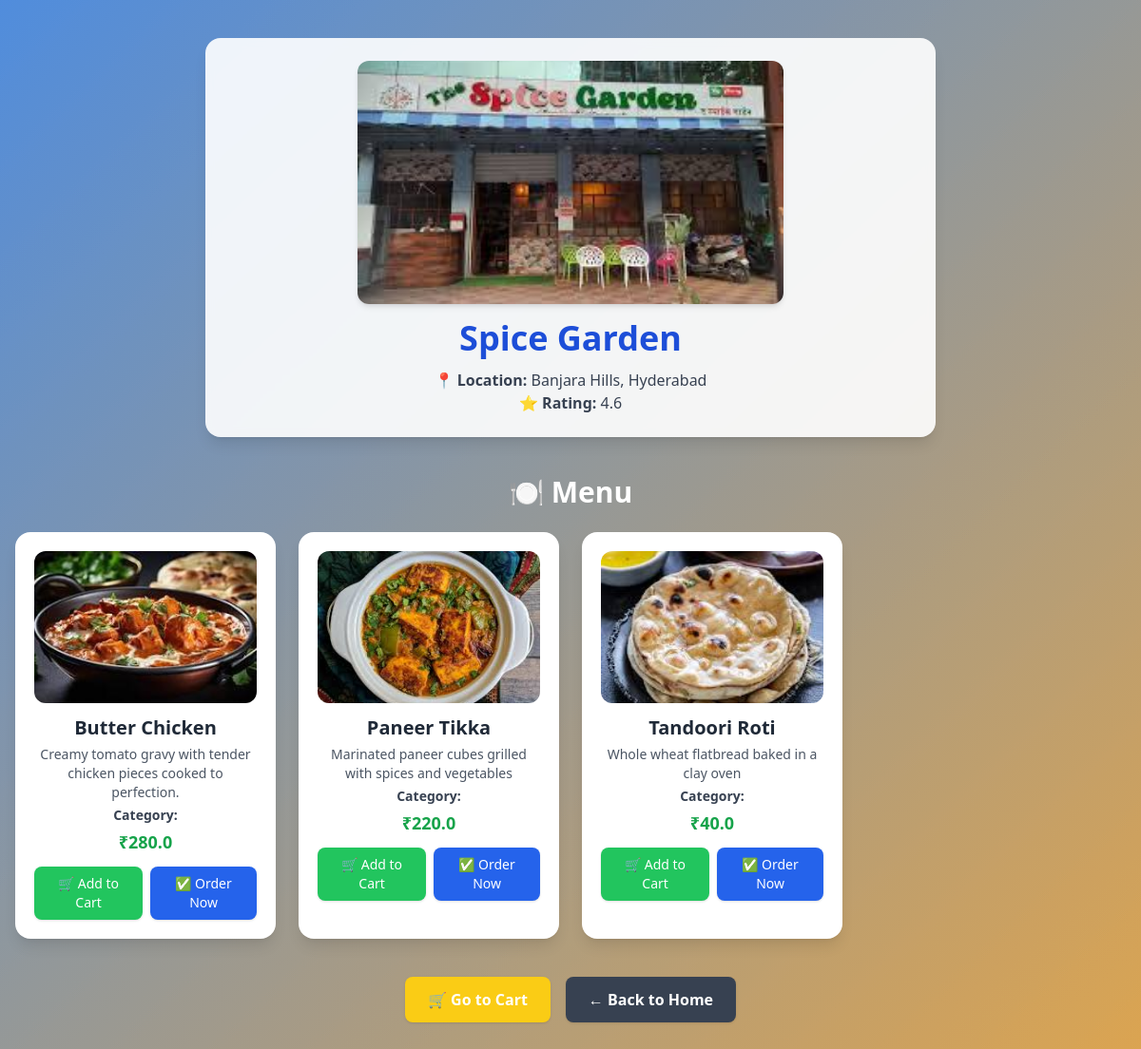
/restaurant/23/, run on the app's committed database.
### tesstapp/models.py (models this page shows, shortened)
class Restaurant(models.Model):
    name = models.CharField(max_length=100)
    location = models.CharField(max_length=100)
    rating = models.FloatField(default=0.0)
    image = models.ImageField(upload_to='restro-images/', null=True, blank=True)

class FoodItem(models.Model):
    restaurant = models.ForeignKey(Restaurant, on_delete=models.CASCADE, related_name='menu')
    name = models.CharField(max_length=100)
    price = models.FloatField()
    description = models.TextField(blank=True, null=True)
    image = models.ImageField(upload_to='food_items/', null=True, blank=True)

### tesstapp/views.py (the view)
# urls.py: path('restaurant/<int:restaurant_id>/', views.restaurant_menu, name='restaurant_menu'),
def restaurant_menu(request, restaurant_id):
    restaurant = get_object_or_404(Restaurant, id=restaurant_id)
    food_items = FoodItem.objects.filter(restaurant=restaurant)
    context = {
        'restaurant': restaurant,
        'food_items': food_items,
    }
    return render(request, 'tesstapp/restaurant_menu.html', context)

### templates/tesstapp/restaurant_menu.html (shortened to what this page needs)
{% load static %}
<!DOCTYPE html>
<html lang="en">
<head>
  <script src="https://cdn.tailwindcss.com"></script>
</head>
<body class="text-gray-800 flex flex-col items-center py-10 px-4">
  <div class="bg-white/90 backdrop-blur-sm shadow-lg rounded-2xl p-6 text-center max-w-3xl w-full mb-10">
    {% if restaurant.image %}
      <img src="{{ restaurant.image.url }}" alt="{{ restaurant.name }}"
           class="mx-auto w-full max-w-md h-64 object-cover rounded-xl mb-4 shadow-md">
    {% else %}
      <img src="{% static 'tesstapp/default_restaurant.png' %}"
           alt="No image available"
           class="mx-auto w-full max-w-md h-64 object-cover rounded-xl mb-4 shadow-md">
    {% endif %}
    <h1 class="text-4xl font-bold text-blue-700 mb-2">{{ restaurant.name }}</h1>
    <p class="text-gray-700"><strong>📍 Location:</strong> {{ restaurant.location }}</p>
    <p class="text-gray-700"><strong>⭐ Rating:</strong> {{ restaurant.rating }}</p>
  </div>
  <h2 class="text-3xl font-bold text-white mb-6">🍽️ Menu</h2>
  <div class="grid grid-cols-1 sm:grid-cols-2 md:grid-cols-3 lg:grid-cols-4 gap-6 max-w-7xl">
    {% for food in food_items %}
      <div class="food-card bg-white rounded-2xl shadow-lg p-5 text-center hover:shadow-2xl transition">
        {% if food.image %}
          <img src="{{ food.image.url }}" alt="{{ food.name }}" class="mx-auto w-full h-40 object-cover rounded-xl mb-3">
        {% else %}
          <img src="{% static 'tesstapp/default_food.png' %}" alt="No image available"
               class="mx-auto w-full h-40 object-cover rounded-xl mb-3">
        {% endif %}
        <h3 class="text-xl font-semibold mb-1">{{ food.name }}</h3>
        {% if food.description %}
          <p class="text-gray-600 text-sm mb-1">{{ food.description }}</p>
        {% endif %}
        <p class="text-gray-700 text-sm mb-1"><strong>Category:</strong> {{ food.category }}</p>
        <p class="text-lg font-bold text-green-600 mb-3">₹{{ food.price }}</p>
        <div class="flex justify-center gap-2">
          <form method="post" action="{% url 'add_to_cart' food.id %}">
            <button type="submit"
                    class="bg-green-500 hover:bg-green-600 text-white px-3 py-2 rounded-lg shadow text-sm">
              🛒 Add to Cart
            </button>
          </form>
          <form method="post" action="{% url 'order' restaurant.id %}">
              <button class="order-now-btn bg-blue-600 hover:bg-blue-700 text-white px-3 py-2 rounded-lg shadow text-sm" data-restaurant-id="{{ restaurant.id }}"> ✅ Order Now</button>
          </form>
        </div>
      </div>
    {% empty %}
      <p class="text-white text-lg text-center col-span-full">No menu items available.</p>
    {% endfor %}
  </div>
  <div class="mt-10 flex gap-4 flex-wrap justify-center">
    <a href="{% url 'cart_page' %}"
       class="bg-yellow-400 hover:bg-yellow-500 text-white px-6 py-3 rounded-lg font-semibold shadow">
      🛒 Go to Cart
    </a>
    <a href="{% url 'home_page' %}"
       class="bg-gray-700 hover:bg-gray-800 text-white px-6 py-3 rounded-lg font-semibold shadow">
      ← Back to Home
    </a>
  </div>
</body>
</html>

### templates/tesstapp/restaurant_menu.html (style rules this page uses)
html, body { margin: 0; padding: 0; min-height: 100vh; background: linear-gradient(to bottom right, rgba(73, 136, 219, 0.8), rgba(218, 160, 73, 0.8)); background-attachment: fixed; }

### data on the page
Restaurant: image (picture), name "Spice Garden", location "Banjara Hills, Hyderabad", rating "4.6"
FoodItem: image (picture), name "Butter Chicken", description "Creamy tomato gravy with tender chicken pieces cooked to perfection.", price "280.0"
FoodItem: image (picture), name "Paneer Tikka", description "Marinated paneer cubes grilled with spices and vegetables", price "220.0"
FoodItem: image (picture), name "Tandoori Roti", description "Whole wheat flatbread baked in a clay oven", price "40.0"
